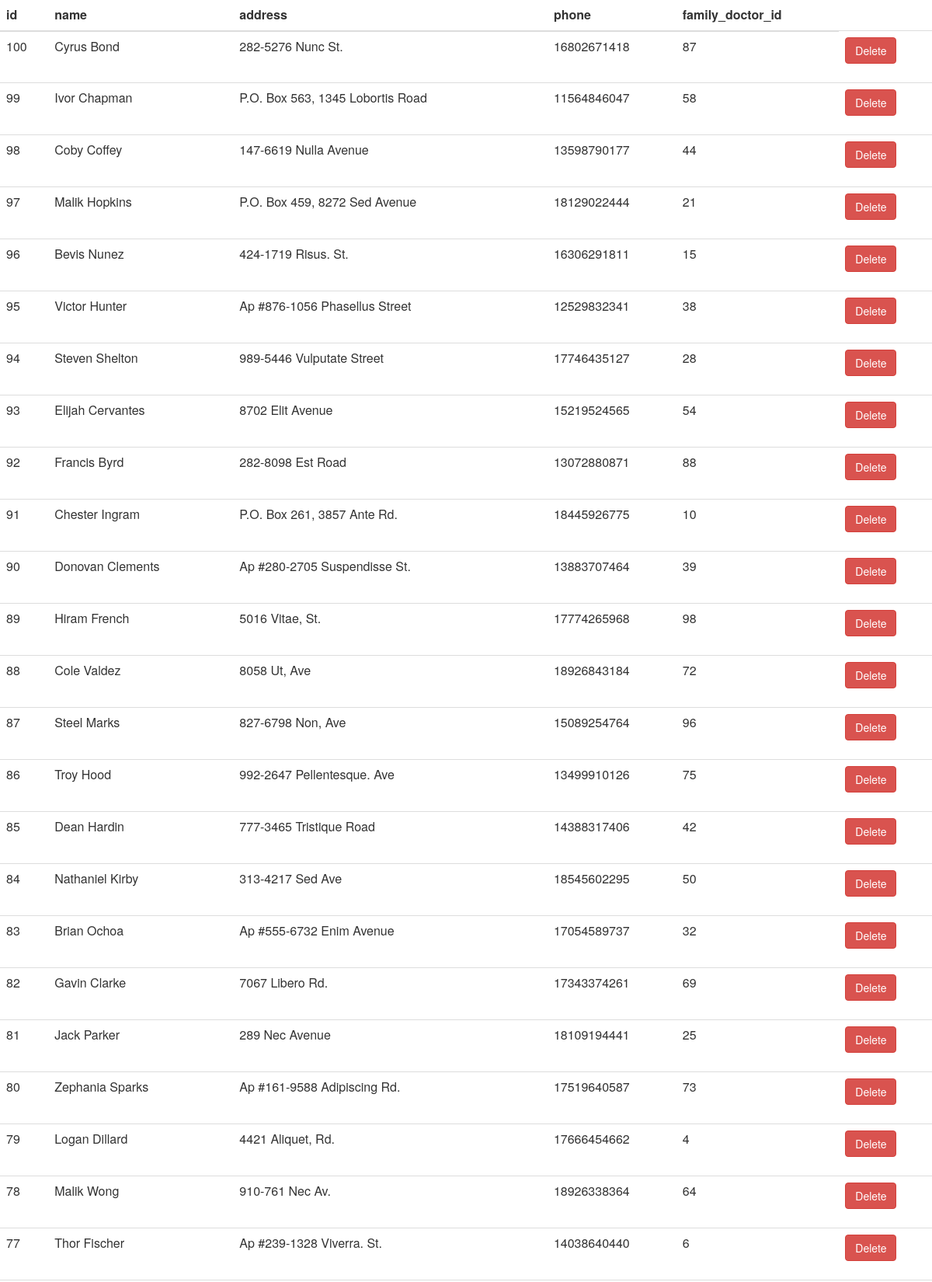
Page /clinic/Patient/view_patients.php (upper part) on the committed database.
### tables this page shows
CREATE TABLE `patient` (
  `id` int(11) NOT NULL,
  `name` varchar(200) DEFAULT NULL,
  `address` varchar(200) DEFAULT NULL,
  `phone` varchar(200) DEFAULT NULL,
  `family_doctor_id` int(11) NOT NULL
);

### clinic/Patient/view_patients.php (the view, shortened to what this page needs)
<link rel="stylesheet" href="https://maxcdn.bootstrapcdn.com/bootstrap/3.3.7/css/bootstrap.min.css">
<?php
$conn = Connect();
$table = "";
if ($result = $conn->query('SELECT * FROM patient order by id desc;')) {
    $fieldsInfo = $result->fetch_fields();
    $table .= "<table class='table table-inverse' style='width: 100%;'>";
	$table .= "<thead>";
		$table .= "<tr>";
		foreach($fieldsInfo as $fieldInfo)
			$table .= "<th scope='row'>{$fieldInfo->name}</th>";
		$table .= "</tr>";
	$table .= "</thead>";
	$table .= "<body>";
		while ($row = $result->fetch_assoc()) {
			$table .= "<tr>";
			foreach($row as $columnValue)
				$table .= "<td>$columnValue</td>";
			$table .= "<td>
			<form action='delete_patient.php' method='post' >
				<input type='hidden' name='delete_patient_id' value='$row[id]'>
				<button id='delete-patient' type='submit' name='btn_delete' class='btn btn-danger'>Delete</button>
			</form>
			</td>";
			$table .= "</tr>";
		}
	$table .= "</tbody>";
    $table .= "</table>";
}
echo $table;
?>

### rows in the picture
patient: id "100", name "Cyrus Bond", address "282-5276 Nunc St.", phone "16802671418", family_doctor "87"
patient: id "99", name "Ivor Chapman", address "P.O. Box 563, 1345 Lobortis Road", phone "11564846047", family_doctor "58"
patient: id "98", name "Coby Coffey", address "147-6619 Nulla Avenue", phone "13598790177", family_doctor "44"
patient: id "97", name "Malik Hopkins", address "P.O. Box 459, 8272 Sed Avenue", phone "18129022444", family_doctor "21"
patient: id "96", name "Bevis Nunez", address "424-1719 Risus. St.", phone "16306291811", family_doctor "15"
patient: id "95", name "Victor Hunter", address "Ap #876-1056 Phasellus Street", phone "12529832341", family_doctor "38"
patient: id "94", name "Steven Shelton", address "989-5446 Vulputate Street", phone "17746435127", family_doctor "28"
patient: id "93", name "Elijah Cervantes", address "8702 Elit Avenue", phone "15219524565", family_doctor "54"
patient: id "92", name "Francis Byrd", address "282-8098 Est Road", phone "13072880871", family_doctor "88"
patient: id "91", name "Chester Ingram", address "P.O. Box 261, 3857 Ante Rd.", phone "18445926775", family_doctor "10"
patient: id "90", name "Donovan Clements", address "Ap #280-2705 Suspendisse St.", phone "13883707464", family_doctor "39"
patient: id "89", name "Hiram French", address "5016 Vitae, St.", phone "17774265968", family_doctor "98"
patient: id "88", name "Cole Valdez", address "8058 Ut, Ave", phone "18926843184", family_doctor "72"
patient: id "87", name "Steel Marks", address "827-6798 Non, Ave", phone "15089254764", family_doctor "96"
patient: id "86", name "Troy Hood", address "992-2647 Pellentesque. Ave", phone "13499910126", family_doctor "75"
patient: id "85", name "Dean Hardin", address "777-3465 Tristique Road", phone "14388317406", family_doctor "42"
patient: id "84", name "Nathaniel Kirby", address "313-4217 Sed Ave", phone "18545602295", family_doctor "50"
patient: id "83", name "Brian Ochoa", address "Ap #555-6732 Enim Avenue", phone "17054589737", family_doctor "32"
patient: id "82", name "Gavin Clarke", address "7067 Libero Rd.", phone "17343374261", family_doctor "69"
patient: id "81", name "Jack Parker", address "289 Nec Avenue", phone "18109194441", family_doctor "25"
patient: id "80", name "Zephania Sparks", address "Ap #161-9588 Adipiscing Rd.", phone "17519640587", family_doctor "73"
patient: id "79", name "Logan Dillard", address "4421 Aliquet, Rd.", phone "17666454662", family_doctor "4"
patient: id "78", name "Malik Wong", address "910-761 Nec Av.", phone "18926338364", family_doctor "64"
patient: id "77", name "Thor Fischer", address "Ap #239-1328 Viverra. St.", phone "14038640440", family_doctor "6"

### other values in the picture
$fieldInfo->name "id"
$fieldInfo->name "name"
$fieldInfo->name "address"
$fieldInfo->name "phone"
$fieldInfo->name "family_doctor_id"
